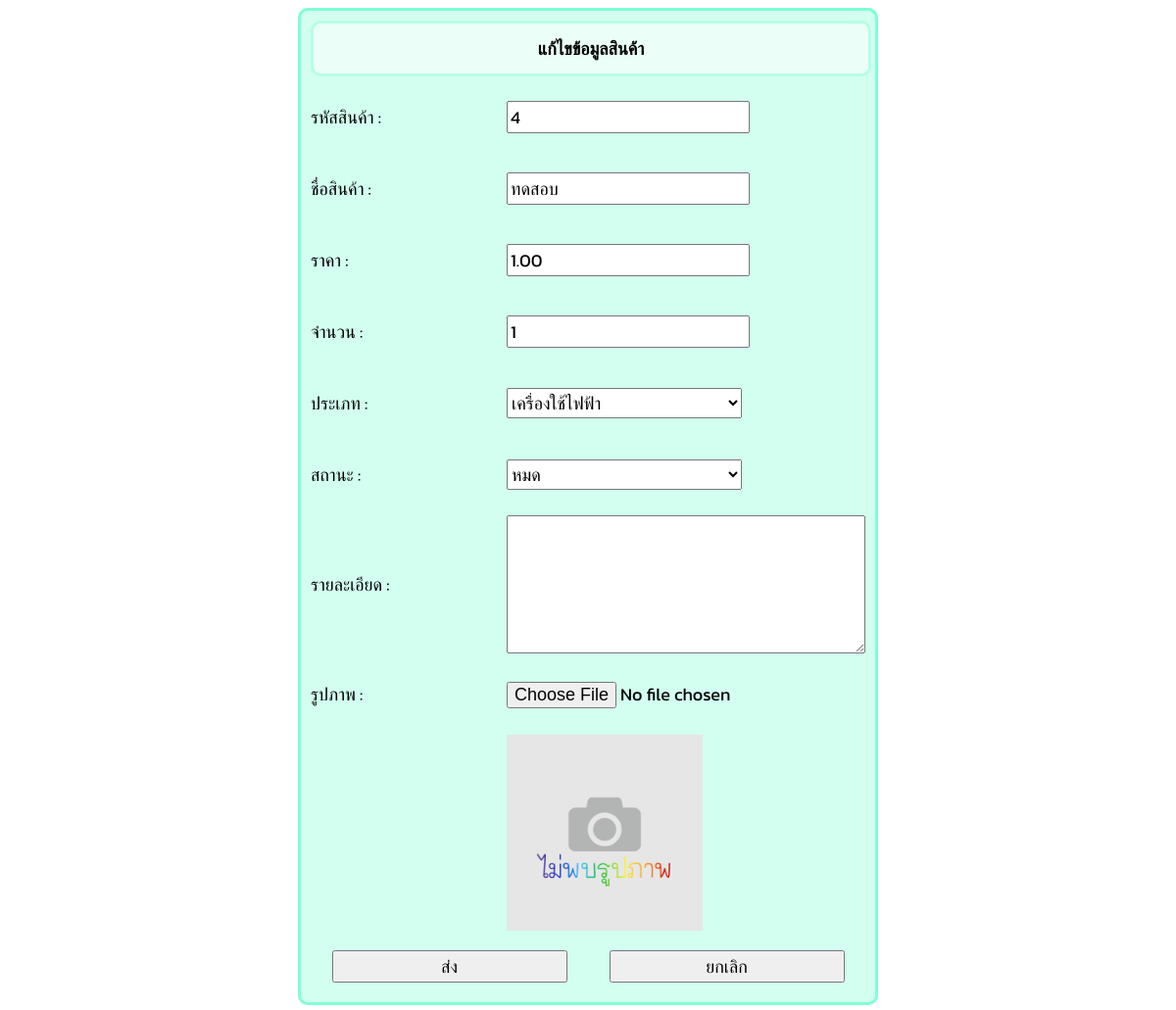
The app's page /admin/product_edit.php?product_id=4 with its own data.
### tables this page shows
CREATE TABLE `products` (
  `product_id` int(6) NOT NULL,
  `product_name` varchar(100) NOT NULL,
  `product_price` decimal(10,2) NOT NULL,
  `product_quantity` int(4) NOT NULL,
  `product_type` varchar(50) NOT NULL,
  `product_status` varchar(50) NOT NULL,
  `product_description` text NOT NULL,
  `product_image_path` varchar(255) NOT NULL
);

### admin/product_edit.php (the view, shortened to what this page needs)
<?php
include "../db_connect.php";
if (isset($_GET["product_id"])) {
    $get_product_id = $_GET["product_id"];
    $cmd_ = "SELECT * from products WHERE product_id = $get_product_id";
    $cmd_result = mysqli_query($db_connect, $cmd_);
    $record = mysqli_fetch_array($cmd_result);
}
?>
<!DOCTYPE html>
<html lang="en">
<head>
    <link rel="stylesheet" href="../css/styles.css">
</head>
<body>
    <form method="post" enctype="multipart/form-data" action="product_update.php">
        <div class="box gridcon">
            <div class="b">
                <h1>แก้ไขข้อมูลสินค้า</h1>
            </div>
            <p>รหัสสินค้า :</p>
            <input type="text" name="product_id" value="<?php echo $record['product_id'] ?? ''; ?>">
            <p>ชื่อสินค้า :</p>
            <input type="text" name="product_name" value="<?php echo $record['product_name'] ?? ''; ?>">
            <p>ราคา :</p>
            <input type="text" name="product_price" value="<?php echo $record['product_price'] ?? ''; ?>">
            <p>จำนวน :</p>
            <input type="text" name="product_quantity" value="<?php echo $record['product_quantity'] ?? ''; ?>">
            <p>ประเภท :</p>
            <select name="product_type">
                <option hidden value="<?php echo $record['product_type'] ?? ''; ?>"><?php echo $record['product_type'] ?? ''; ?></option>
            </select>
            <p>สถานะ :</p>
            <select name="product_status">
                <option hidden value="<?php echo $record['product_status'] ?? ''; ?>"><?php echo $record['product_status'] ?? ''; ?></option>
            </select>
            <p>รายละเอียด :</p>
            <textarea rows=5 name="product_detail"><?php echo $record['product_detail'] ?? ''; ?></textarea>
            <p>รูปภาพ :</p>
            <input type="file" name="product_image"></input><br>
            <img src="../images_db/<?php echo $record['product_image_path'] ?? ''; ?>" width="200vw" alt="">
            <div class="bottom" style="width:100%; display: flex; justify-content: space-around; margin : 10px 0">
                <input type="submit" name="submit" value="ส่ง">
                <input type="reset" name="reset" value="ยกเลิก" onclick="window.location.href = 'product_query.php';">
            </div>
        </div>
        <br>
    </form>
</body>
</html>

### css/styles.css (style rules this page uses)
* { font-family: 'Kanit', sans-serif; font-size: large; }
textarea { width: 30vw; }
input { width: 20vw; }
select { width: 20vw; }
.box { display: block; margin: 0 auto; width: fit-content; border: 3px solid aquamarine; border-radius: 10px; padding: 1vw; background-color: rgb(210, 255, 240); }
.gridcon { padding: 10px; width: fit-content; height: fit-content; display: grid; gap: 10px 0px; align-items: center; grid-template-columns: 200px 1fr; }
.bottom { grid-column: 1/3; display: flex; }
.b { background-color: rgb(235, 255, 248); grid-column: 1/3; display: flex; width: 100%; justify-content: center; border: 3px solid rgb(181, 255, 230); border-radius: 10px; }

### records on screen
products: product_id "4", product_name "ทดสอบ", product_price "1.00", product_quantity "1", product_type "เครื่องใช้ไฟฟ้า", product_status "หมด", product_image_path (picture)
